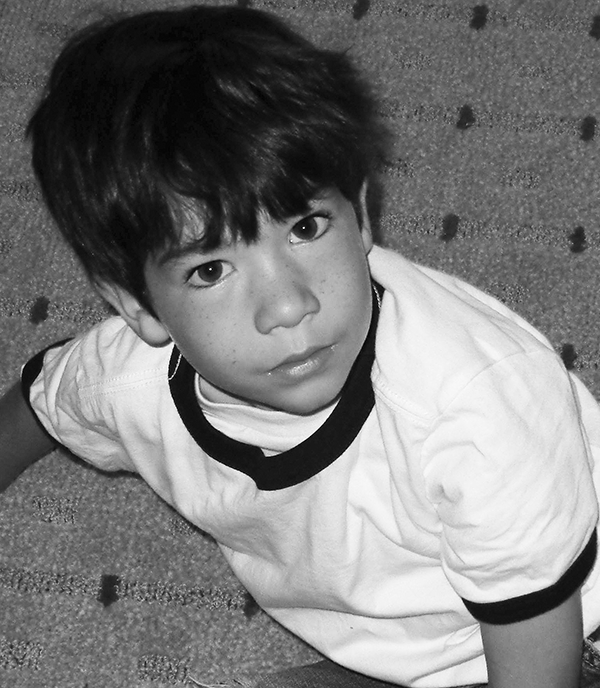
%> input picture boy.tif, 600 x 688 px
$ octave Q4ii.m   (GNU Octave 9; MATLAB toolbox functions it lacks are replaced by stand-ins)
%> lines starting %> are read from the running program, lines starting %| are printed output that depends on the picture
%read the image
I = imread('boy.tif');
%> I is the input picture: size 688x600 uint8; min 0, max 255, mean 122.3
I = double(I);
%> I: size 688x600 double
T = dctmtx(8); % dct matrix
size(I)
%> ans = [688 600]
%perform dct on block of 8 by 8
dct = @(block_struct) T * block_struct.data * T';
B = blockproc(I,[8 8],dct);
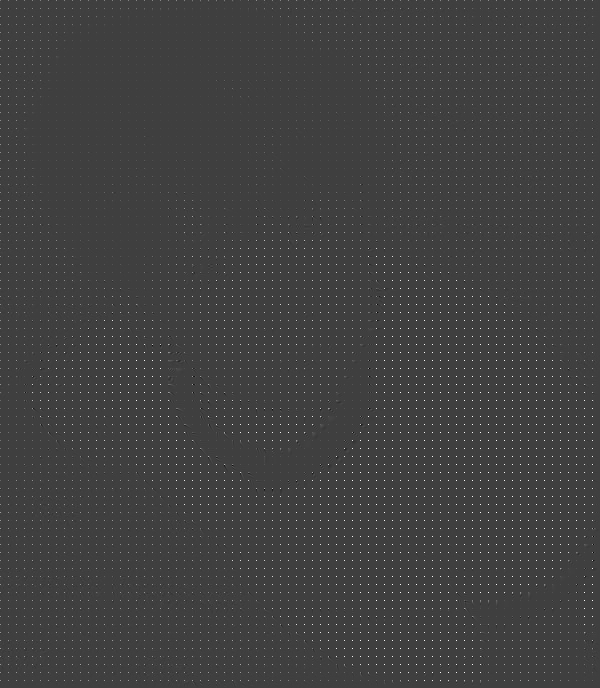
%> B: size 688x600 double; min -656, max 1971.6, mean 15.3; drawn with min black and max white
% quantization matrix
q_mtx = [16 11 10 16 24 40 51 61; 12 12 14 19 26 58 60 55; 14 13 16 24 40 57 69 56; 14 17 22 29 51 87 80 62; 18 22 37 56 68 109 103 77; 24 35 55 64 81 104 113 92; 49 64 78 87 103 121 120 101; 72 92 95 98 112 100 103 99];

%performing quantization
c = @(block_struct)(block_struct.data) ./ q_mtx;
B2 = blockproc(B,[8 8],c);
B2 = round(B2);
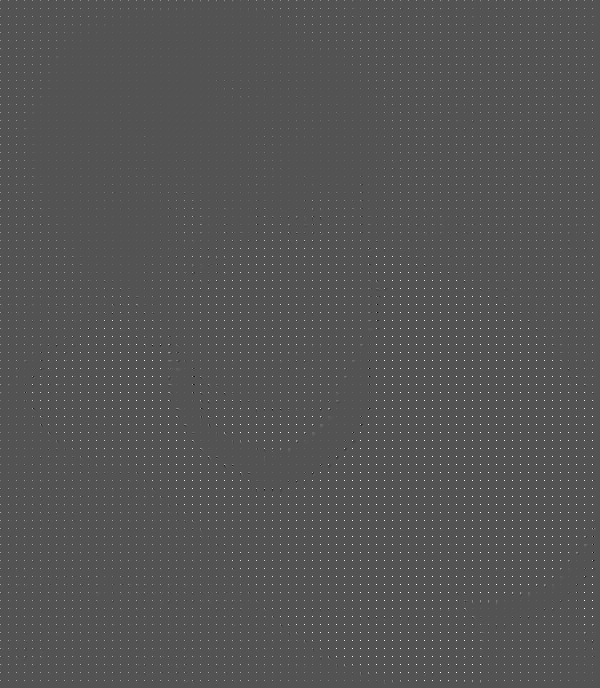
%> B2: size 688x600 double; min -60, max 123, mean 1; drawn with min black and max white

%performing inverse quantization
B3 = blockproc(B2,[8 8],@(block_struct) q_mtx .* block_struct.data);

%performing inverse DCT on block of 8 by 8
invdct = @(block_struct) round(T' * block_struct.data * T);
I2 = blockproc(B3,[8 8],invdct);
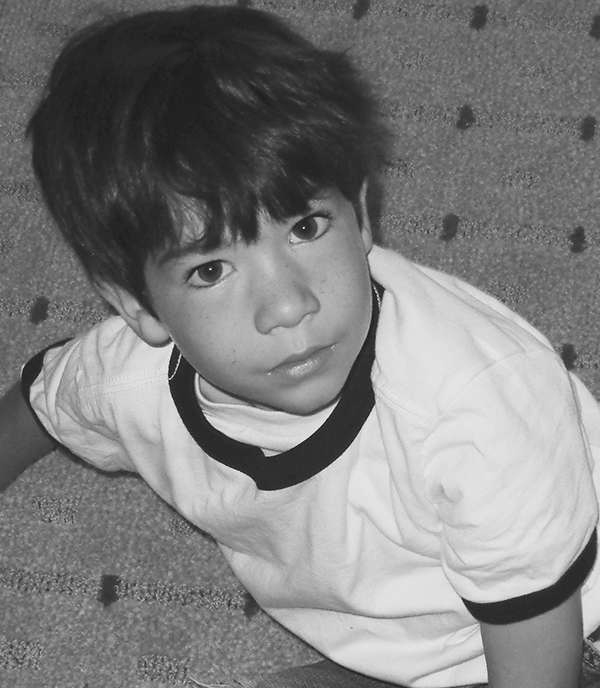
%> I2: size 688x600 double; min -34, max 279, mean 122.3; drawn with min black and max white
imagesc(I); colormap gray; figure, imagesc(I2), colormap gray;
